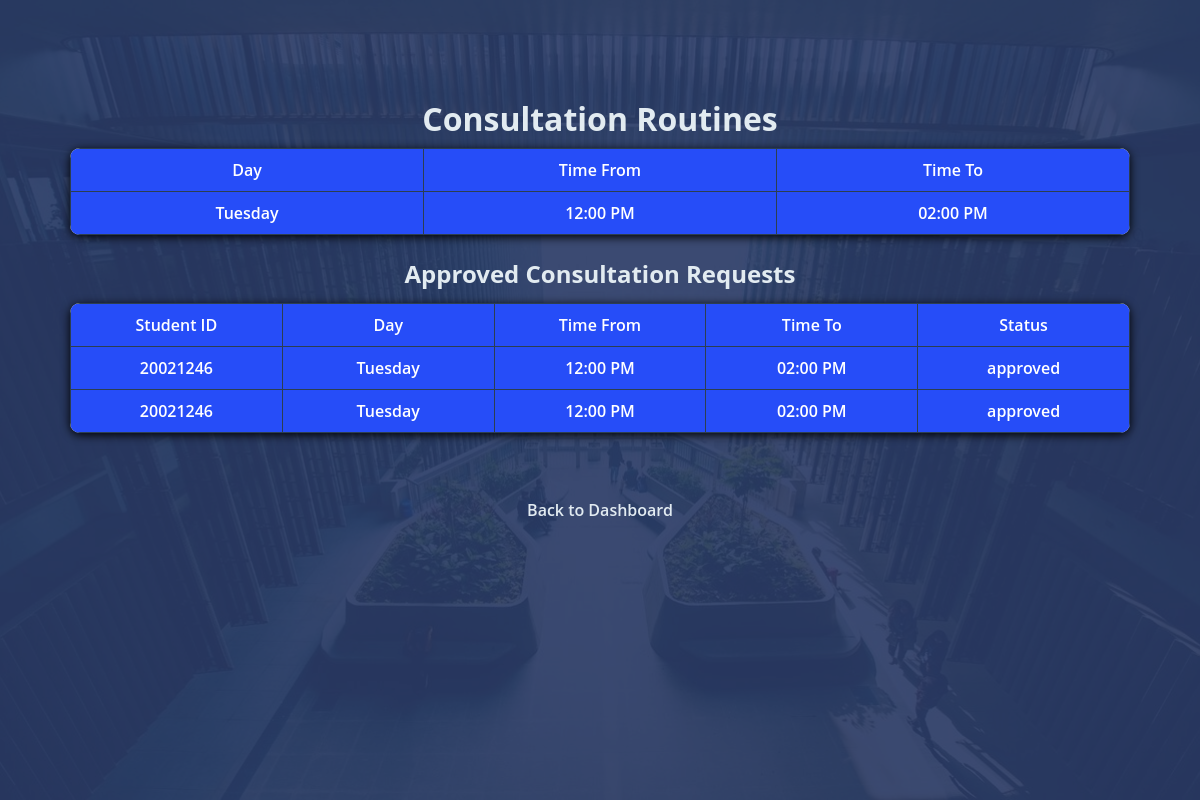
The app's page /teacher/consultation_routines.php (signed in) with its own data.
### tables this page shows
CREATE TABLE `consultation_hours` (
  `id` int(11) NOT NULL,
  `teacher_id` int(11) NOT NULL,
  `day` enum('Monday','Tuesday','Wednesday','Thursday','Friday','Saturday','Sunday') NOT NULL,
  `time_from` time NOT NULL,
  `time_to` time NOT NULL
);

### teacher/consultation_routines.php (the view, shortened to what this page needs)
<?php
require '../includes/db_connect.php';
$teacher_id = $_SESSION['user_id'];
$sql = "SELECT day, DATE_FORMAT(time_from, '%h:%i %p') AS time_from, DATE_FORMAT(time_to, '%h:%i %p') AS time_to
        FROM consultation_hours WHERE teacher_id = ?";
$stmt = $conn->prepare($sql);
$stmt->bind_param("i", $teacher_id);
$stmt->execute();
$consultations = $stmt->get_result();
$sql_requests = "SELECT cr.student_id, ch.day, DATE_FORMAT(ch.time_from, '%h:%i %p') AS time_from, DATE_FORMAT(ch.time_to, '%h:%i %p') AS time_to, cr.status
                 FROM consultation_requests cr
                 JOIN consultation_hours ch ON cr.consultation_hour_id = ch.id
                 WHERE cr.teacher_id = ? AND cr.status = 'approved'";
$stmt_requests = $conn->prepare($sql_requests);
$stmt_requests->bind_param("i", $teacher_id);
$stmt_requests->execute();
$requests = $stmt_requests->get_result();
?>
<!DOCTYPE html>
<html lang="en">
<head>
    <link rel="stylesheet" href="../css/styles.css">
</head>
<body>
    <div class="login-wrap">
        <div class="login-html">
            <h1>Consultation Routines</h1>
            <table class="consultation-table">
                <thead>
                    <tr>
                        <th style="width: 33%;">Day</th>
                        <th style="width: 33%;">Time From</th>
                        <th style="width: 33%;">Time To</th>
                    </tr>
                </thead>
                <tbody>
                    <?php
                    if ($consultations->num_rows > 0) {
                        while ($row = $consultations->fetch_assoc()) {
                            echo "<tr>";
                            echo "<td>" . htmlspecialchars($row['day']) . "</td>";
                            echo "<td>" . htmlspecialchars($row['time_from']) . "</td>";
                            echo "<td>" . htmlspecialchars($row['time_to']) . "</td>";
                            echo "</tr>";
                        }
                    } else {
                        echo "<tr><td colspan='3'>No consultation hours assigned.</td></tr>";
                    }
                    ?>
                </tbody>
            </table>
            <h2>Approved Consultation Requests</h2>
            <table class="consultation-table">
                <thead>
                    <tr>
                        <th style="width: 20%;">Student ID</th>
                        <th style="width: 20%;">Day</th>
                        <th style="width: 20%;">Time From</th>
                        <th style="width: 20%;">Time To</th>
                        <th style="width: 20%;">Status</th>
                    </tr>
                </thead>
                <tbody>
                    <?php
                    if ($requests->num_rows > 0) {
                        while ($row = $requests->fetch_assoc()) {
                            echo "<tr>";
                            echo "<td>" . htmlspecialchars($row['student_id']) . "</td>";
                            echo "<td>" . htmlspecialchars($row['day']) . "</td>";
                            echo "<td>" . htmlspecialchars($row['time_from']) . "</td>";
                            echo "<td>" . htmlspecialchars($row['time_to']) . "</td>";
                            echo "<td>" . htmlspecialchars($row['status']) . "</td>";
                            echo "</tr>";
                        }
                    } else {
                        echo "<tr><td colspan='5'>No approved consultation requests.</td></tr>";
                    }
                    ?>
                </tbody>
            </table>
            <br>
            <a href="dashboard.php" class="back-button">Back to Dashboard</a>
        </div>
    </div>
</body>
</html>

### css/styles.css (style rules this page uses)
body { margin: 0; color: #6a6f8c; background: #c8c8c8; font: 600 16px/18px 'Open Sans', sans-serif; }
a { color: inherit; text-decoration: none; }
.login-wrap { width: 100%; height: 100vh; margin: 0; position: relative; background: url('images/New_campus2.jpg') no-repeat center center; background-size: cover; background-attachment: fixed; background-position: center; box-shadow: 0 12px 15px 0 rgba(255, 2, 2, 0.24), 0 17px 50px 0 rgba(0, 0, 0, 0.19); }
.login-html { width: 100%; height: 100%; position: absolute; padding: 90px 70px 50px 70px; background: rgba(40, 57, 101, 0.9); }

### teacher/consultation_routines.php (style rules this page uses)
table { width: 100%; margin: 20px 0; border-collapse: collapse; background-color: rgb(255, 255, 255); box-shadow: 0 2px 10px rgb(0, 0, 0); border-radius: 10px; overflow: hidden; }
th, td { padding: 12px; text-align: center; border: 1px solid #2c3e50; background-color:rgb(38, 77, 248); color: white; }
th { font-weight: 600; }
h1, h2 { color: rgb(226, 235, 241); text-align: center; margin: 20px 0; }
.consultation-table { margin-bottom: 30px; }
.back-button { display: block; text-align: center; margin-top: 20px; color: rgb(226, 235, 241); text-decoration: none; }

### records on screen
consultation_hours: day "Tuesday", time_from "12:00 PM", time_to "02:00 PM"

### other values on screen
$row['student_id'] "20021246"
$row['day'] "Tuesday"
$row['time_from'] "12:00 PM"
$row['time_to'] "02:00 PM"
$row['status'] "approved"
